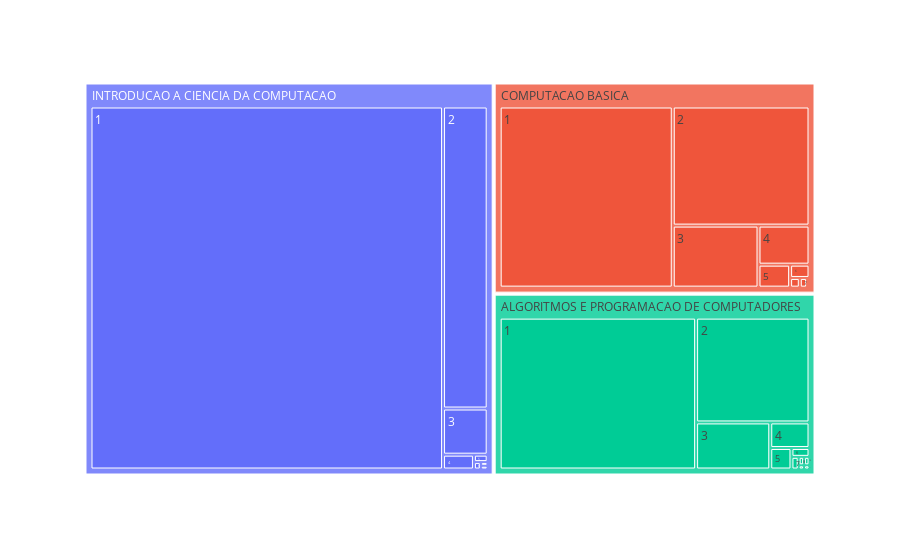

Notebook cell for this chart:
### Code cell
fig = px.treemap(
    records, path=['name', 'student_semester']
)
fig.show()

### Figure 1 — Plotly figure (JSON) as saved in the notebook; plotly's stock layout.template omitted (floating-point values rounded to 4 significant figures)
{"data": [{"branchvalues": "total", "domain": {"x": [0, 1], "y": [0, 1]}, "hovertemplate": "labels=%{label}<br>count=%{value}<br>parent=%{parent}<br>id=%{id}<extra></extra>", "ids": ["ALGORITMOS E PROGRAMACAO DE COMPUTADORES/1", "COMPUTACAO BASICA/1", "INTRODUCAO A CIENCIA DA COMPUTACAO/1", "ALGORITMOS E PROGRAMACAO DE COMPUTADORES/2", "COMPUTACAO BASICA/2", "INTRODUCAO A CIENCIA DA COMPUTACAO/2", "ALGORITMOS E PROGRAMACAO DE COMPUTADORES/3", "COMPUTACAO BASICA/3", "INTRODUCAO A CIENCIA DA COMPUTACAO/3", "ALGORITMOS E PROGRAMACAO DE COMPUTADORES/4", "COMPUTACAO BASICA/4", "INTRODUCAO A CIENCIA DA COMPUTACAO/4", "ALGORITMOS E PROGRAMACAO DE COMPUTADORES/5", "COMPUTACAO BASICA/5", "INTRODUCAO A CIENCIA DA COMPUTACAO/5", "ALGORITMOS E PROGRAMACAO DE COMPUTADORES/6", "COMPUTACAO BASICA/6", "INTRODUCAO A CIENCIA DA COMPUTACAO/6", "ALGORITMOS E PROGRAMACAO DE COMPUTADORES/7", "COMPUTACAO BASICA/7", "INTRODUCAO A CIENCIA DA COMPUTACAO/7", "ALGORITMOS E PROGRAMACAO DE COMPUTADORES/8", "COMPUTACAO BASICA/8", "COMPUTACAO BASICA/9", "INTRODUCAO A CIENCIA DA COMPUTACAO/9", "ALGORITMOS E PROGRAMACAO DE COMPUTADORES/10", "ALGORITMOS E PROGRAMACAO DE COMPUTADORES/11", "ALGORITMOS E PROGRAMACAO DE COMPUTADORES/17", "ALGORITMOS E PROGRAMACAO DE COMPUTADORES", "COMPUTACAO BASICA", "INTRODUCAO A CIENCIA DA COMPUTACAO"], "labels": ["1", "1", "1", "2", "2", "2", "3", "3", "3", "4", "4", "4", "5", "5", "5", "6", "6", "6", "7", "7", "7", "8", "8", "9", "9", "10", "11", "17", "ALGORITMOS E PROGRAMACAO DE COMPUTADORES", "COMPUTACAO BASICA", "INTRODUCAO A CIENCIA DA COMPUTACAO"], "name": "", "parents": ["ALGORITMOS E PROGRAMACAO DE COMPUTADORES", "COMPUTACAO BASICA", "INTRODUCAO A CIENCIA DA COMPUTACAO", "ALGORITMOS E PROGRAMACAO DE COMPUTADORES", "COMPUTACAO BASICA", "INTRODUCAO A CIENCIA DA COMPUTACAO", "ALGORITMOS E PROGRAMACAO DE COMPUTADORES", "COMPUTACAO BASICA", "INTRODUCAO A CIENCIA DA COMPUTACAO", "ALGORITMOS E PROGRAMACAO DE COMPUTADORES", "COMPUTACAO BASICA", "INTRODUCAO A CIENCIA DA COMPUTACAO", "ALGORITMOS E PROGRAMACAO DE COMPUTADORES", "COMPUTACAO BASICA", "INTRODUCAO A CIENCIA DA COMPUTACAO", "ALGORITMOS E PROGRAMACAO DE COMPUTADORES", "COMPUTACAO BASICA", "INTRODUCAO A CIENCIA DA COMPUTACAO", "ALGORITMOS E PROGRAMACAO DE COMPUTADORES", "COMPUTACAO BASICA", "INTRODUCAO A CIENCIA DA COMPUTACAO", "ALGORITMOS E PROGRAMACAO DE COMPUTADORES", "COMPUTACAO BASICA", "COMPUTACAO BASICA", "INTRODUCAO A CIENCIA DA COMPUTACAO", "ALGORITMOS E PROGRAMACAO DE COMPUTADORES", "ALGORITMOS E PROGRAMACAO DE COMPUTADORES", "ALGORITMOS E PROGRAMACAO DE COMPUTADORES", "", "", ""], "type": "treemap", "values": [1308, 1338, 5031, 521, 695, 530, 153, 227, 81, 44, 85, 18, 20, 31, 4, 7, 11, 2, 4, 3, 1, 2, 4, 1, 1, 2, 1, 1, 2063, 2395, 5668]}], "layout": {"legend": {"tracegroupgap": 0}, "margin": {"t": 60}}}
